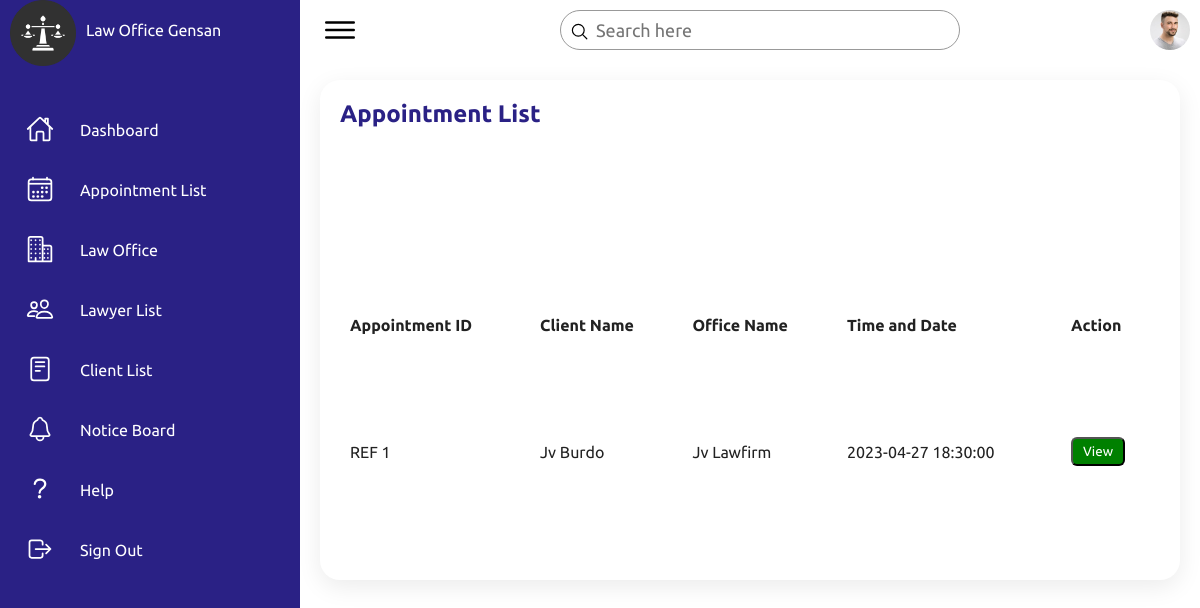
/appointmentlist.php, run on the app's committed database.
### tables this page shows
CREATE TABLE `tbl_appointment` (
  `appointment_id` int(11) NOT NULL,
  `user_id` int(11) NOT NULL,
  `office_id` int(11) NOT NULL,
  `appointment_timendate` datetime NOT NULL
);

CREATE TABLE `tbl_userinfo` (
  `userinfo_id` int(11) NOT NULL,
  `firstName` varchar(244) NOT NULL,
  `middlename` varchar(244) NOT NULL,
  `lastName` varchar(244) NOT NULL
);

CREATE TABLE `tbl_officeinfo` (
  `office_id` int(11) NOT NULL,
  `office_name` varchar(244) NOT NULL,
  `office_email` varchar(244) NOT NULL,
  `office_status` int(11) NOT NULL
);

### appointmentlist.php (the view, shortened to what this page needs)
<?php
include "dbconn.php";
$sql = "SELECT tbl_appointment.appointment_id, tbl_userinfo.firstName, tbl_userinfo.lastName, tbl_officeinfo.office_name, tbl_appointment.appointment_timendate
FROM tbl_appointment
JOIN tbl_userinfo ON tbl_appointment.appointment_id = tbl_userinfo.userinfo_id
JOIN tbl_officeinfo ON tbl_appointment.appointment_id = tbl_officeinfo.office_id";
$result = mysqli_query($conn, $sql);
?>
<!DOCTYPE html>
<html lang="en">
<head>
    <link rel="stylesheet" href="assets/css/lawOffice.css">
</head>
<body>
    <div class="container">
        <div class="navigation">
            <ul>
                <li>
                    <a href="#">
                        <span class="icon">
                            <img src="assets/imgs/justice-scale.png" alt="" style="width: 66px; height: 66px;" >
                        </span>
                        <span class="title">Law Office Gensan</span>
                    </a>
                </li>
                <li>
                    <a href="Dashboard.php">
                        <span class="icon">
                            <ion-icon name="home-outline"></ion-icon>
                        </span>
                        <span class="title">Dashboard</span>
                    </a>
                </li>
                <li>
                    <a href="appointmentlist.php">
                        <span class="icon">
                            <ion-icon name="calendar-outline"></ion-icon>
                        </span>
                        <span class="title">Appointment List</span>
                    </a>
                </li>
                <li>
                    <a href="LawyerOfficeFinal.php">
                        <span class="icon">
                            <ion-icon name="business-outline"></ion-icon>
                        </span>
                        <span class="title">Law Office</span>
                    </a>
                </li>
                <li>
                    <a href="Lawyer.php">
                        <span class="icon">
                            <ion-icon name="people-outline"></ion-icon>
                        </span>
                        <span class="title">Lawyer List</span>
                    </a>
                </li>
                <li>
                    <a href="clientlist.php">
                        <span class="icon">
                            <ion-icon name="reader-outline"></ion-icon>
                        </span>
                        <span class="title">Client List</span>
                    </a>
                </li>
                <li>
                    <a href="noticeboard.php">
                        <span class="icon">
                            <ion-icon name="notifications-outline"></ion-icon>
                        </span>
                        <span class="title">Notice Board</span>
                    </a>
                </li>
                <li>
                    <a href="#">
                        <span class="icon">
                            <ion-icon name="help-outline"></ion-icon>
                        </span>
                        <span class="title">Help</span>
                    </a>
                </li>
                <li>
                    <a href="homepage.php">
                        <span class="icon">
                            <ion-icon name="log-out-outline"></ion-icon>
                        </span>
                        <span class="title">Sign Out</span>
                    </a>
                </li>
            </ul>
        </div>
        <div class="main">
            <div class="topbar">
                <div class="toggle">
                    <ion-icon name="menu-outline"></ion-icon>
                </div>
                <div class="search">
                    <label>
                        <input type="text" placeholder="Search here" id="search-input">
                        <ion-icon name="search-outline"></ion-icon>
                    </label>
                </div>
                <div class="user">
                    <img src="assets/imgs/customer01.jpg" alt="">
                </div>
            </div>
            <div class="details">
                <div class="Appointment">
                    <div class="cardHeader">
                        <h2>Appointment List</h2>
                    </div>
                    <table id="appointment-table">
                        <thead>
                        <tr>
                                <td>Appointment ID</td>
                                <td>Client Name</td>
                                <td>Office Name</td>
                                <td>Time and Date</td>
                                <td>Action</td>
                            </tr>
                        </thead>
                        <tbody>
                        <tr>
                                <?php
                                while($row = mysqli_fetch_assoc($result))
                                {
                                ?>
                                 <td><?php echo "REF" . ' ' . $row['appointment_id']; ?></td>
                                 <td><?php echo $row['firstName'] . ' ' . $row['lastName']; ?></td>
                                 <td><?php echo $row['office_name']; ?></td>
                                 <td><?php echo $row['appointment_timendate']; ?></td>
                                 <td><button class="method active">View</button><strong> </strong>
                             </tr>
                                <?php
                                }
                                 ?>
                        </tbody>
                    </table>
                </div>
            </div>
        </div>
    </div>
</body>
</html>

### assets/css/lawOffice.css (style rules this page uses)
* { font-family: "Ubuntu", sans-serif; margin: 0; padding: 0; box-sizing: border-box; }
:root { --blue: #2a2185; --white: #fff; --gray: #f5f5f5; --black1: #222; --black2: #999; }
body { min-height: 100vh; overflow-x: hidden; }
.container { position: relative; width: 100%; }
.navigation { position: fixed; width: 300px; height: 100%; background: var(--blue); border-left: 10px solid var(--blue); transition: 0.5s; overflow: hidden; }
.navigation ul { position: absolute; top: 0; left: 0; width: 100%; }
.navigation ul li { position: relative; width: 100%; list-style: none; border-top-left-radius: 30px; border-bottom-left-radius: 30px; }
.navigation ul li:nth-child(1) { margin-bottom: 40px; pointer-events: none; }
.navigation ul li a { position: relative; display: block; width: 100%; display: flex; text-decoration: none; color: var(--white); }
.navigation ul li a .icon { position: relative; display: block; min-width: 60px; height: 60px; line-height: 75px; text-align: center; }
.navigation ul li a .icon ion-icon { font-size: 1.75rem; }
.navigation ul li a .title { position: relative; display: block; padding: 0 10px; height: 60px; line-height: 60px; text-align: start; white-space: nowrap; }
.main { position: absolute; width: calc(100% - 300px); left: 300px; min-height: 100vh; background: var(--white); transition: 0.5s; }
.topbar { width: 100%; height: 60px; display: flex; justify-content: space-between; align-items: center; padding: 0 10px; }
.toggle { position: relative; width: 60px; height: 60px; display: flex; justify-content: center; align-items: center; font-size: 2.5rem; cursor: pointer; }
.search { position: relative; width: 400px; margin: 0 10px; }
.search label { position: relative; width: 100%; }
.search label input { width: 100%; height: 40px; border-radius: 40px; padding: 5px 20px; padding-left: 35px; font-size: 18px; outline: none; border: 1px solid var(--black2); }
.search label ion-icon { position: absolute; top: 0; left: 10px; font-size: 1.2rem; }
.user { position: relative; width: 40px; height: 40px; border-radius: 50%; overflow: hidden; cursor: pointer; }
.user img { position: absolute; top: 0; left: 0; width: 100%; height: 100%; object-fit: cover; }
.details { position: relative; width: 100%; padding: 20px; }
.details .Appointment { position: relative; display: grid; min-height: 500px; background: var(--white); padding: 20px; box-shadow: 0 7px 25px rgba(0, 0, 0, 0.08); border-radius: 20px; }
.details .cardHeader { display: flex; justify-content: space-between; align-items: flex-start; }
.cardHeader h2 { font-weight: 600; color: var(--blue); }
.details table { width: 100%; border-collapse: collapse; margin-top: 10px; }
.details table thead td { font-weight: 600; }
.details .Appointment table tr { color: var(--black1); border-bottom: 1px solid rgba(0, 0, 0, 0.1); }
.details .Appointment table tr:last-child { border-bottom: none; }
.details .Appointment table tr td { padding: 10px; }
.details .Appointment table tr td:last-child { text-align: left; }
.details .Appointment table tr td:nth-child(2) { text-align: left; }
.details .Appointment table tr td:nth-child(3) { text-align: left; }
.method.active { position: relative; padding: 5px 10px; background: green; text-decoration: none; color: var(--white); border-radius: 6px; cursor: pointer; }

### data on the page
tbl_appointment: appointment_id "1", user.firstName "Jv", user.lastName "Burdo", office.office_name "Jv Lawfirm", appointment_timendate "2023-04-27 18:30:00"
